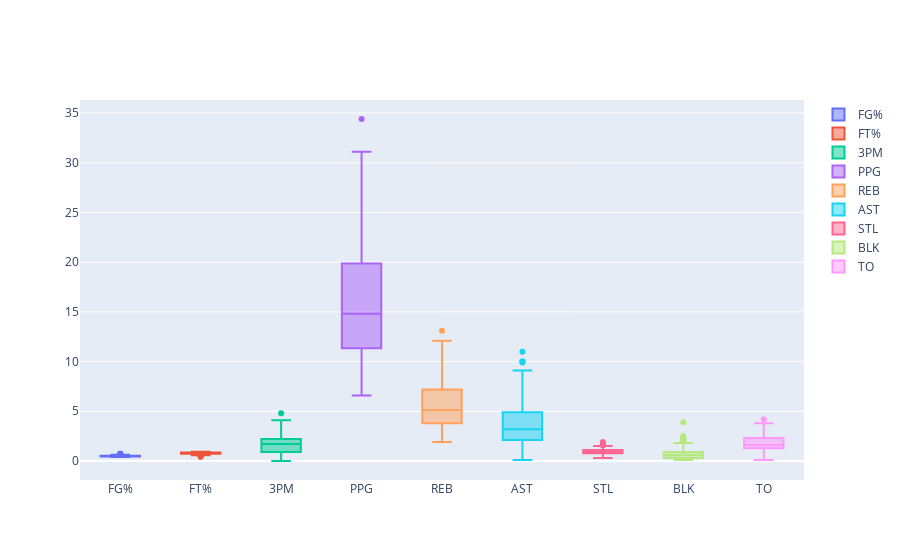

Here is the notebook cell this chart was saved with:
### Code cell
fig = go.Figure()

for col in df[['FG%','FT%', '3PM', 'PPG', 'REB', 'AST', 'STL', 'BLK', 'TO']]:
  fig.add_trace(go.Box(y=df[col].values, name=df[col].name))
  
fig.show()

### Figure 1 — Plotly figure (JSON) as saved in the notebook; plotly's stock layout.template omitted (floating-point values rounded to 4 significant figures; data arrays with more than 128 entries replaced by an {"elided": "..."} marker saying what was removed)
{"data": [{"name": "FG%", "type": "box", "y": {"elided": "201 float values"}}, {"name": "FT%", "type": "box", "y": {"elided": "201 float values"}}, {"name": "3PM", "type": "box", "y": {"elided": "201 float values"}}, {"name": "PPG", "type": "box", "y": {"elided": "201 float values"}}, {"name": "REB", "type": "box", "y": {"elided": "201 float values"}}, {"name": "AST", "type": "box", "y": {"elided": "201 float values"}}, {"name": "STL", "type": "box", "y": {"elided": "201 float values"}}, {"name": "BLK", "type": "box", "y": {"elided": "201 float values"}}, {"name": "TO", "type": "box", "y": {"elided": "201 float values"}}], "layout": {}}
